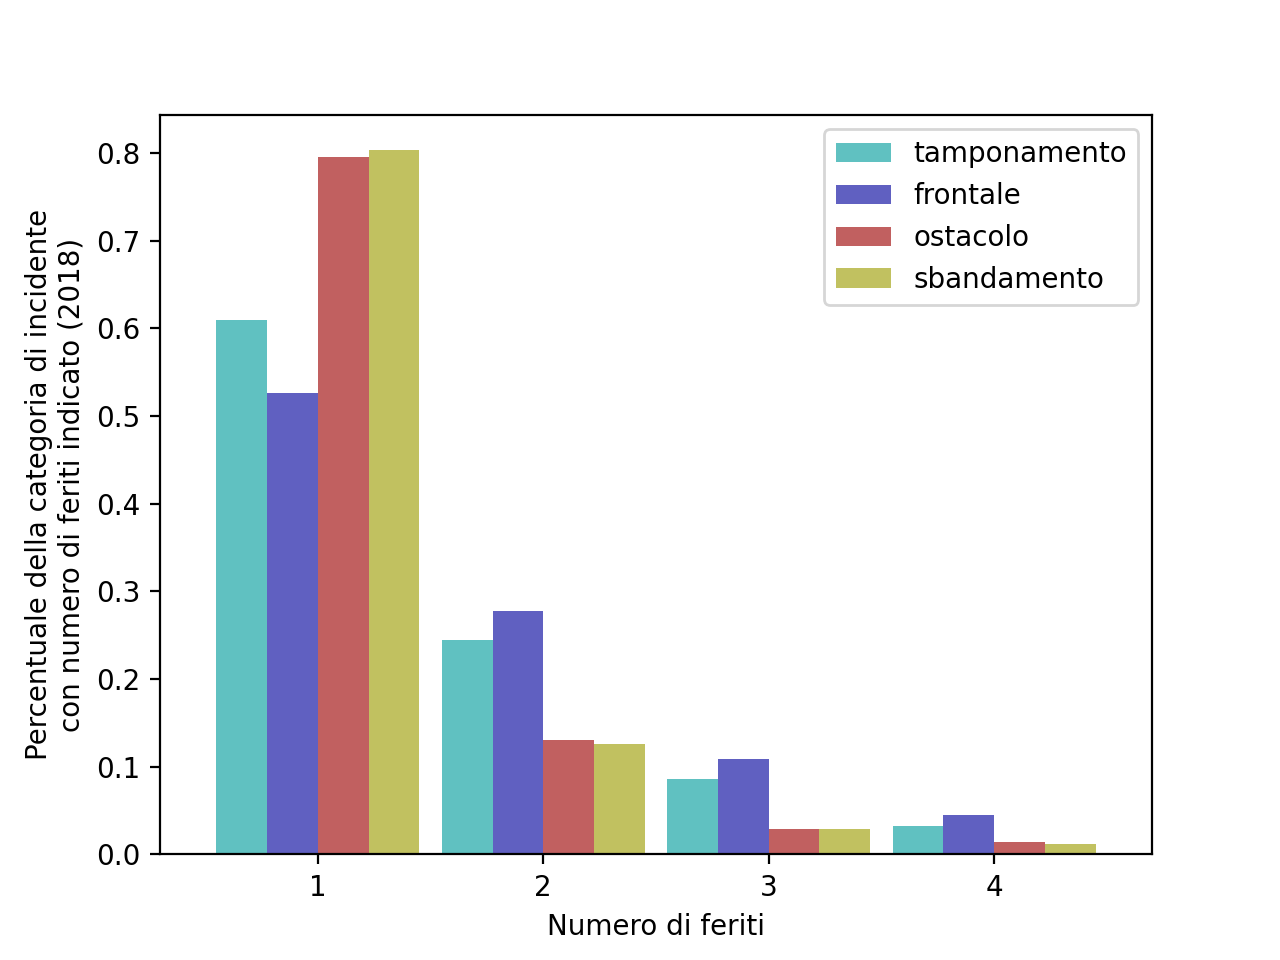

This chart was generated by the following Python code:


import pandas as pd
import matplotlib.pyplot as plt
import sys
sys.path.append('src')
import label_utils

data = pd.read_csv("dataset/incidenti/istat/incidenti_2018.txt", sep='\t')

tipo_incidenti = data[['natura_incidente', 'feriti']]

tamponamento = tipo_incidenti[tipo_incidenti['natura_incidente'] == 4]['feriti']
frontale = tipo_incidenti[tipo_incidenti['natura_incidente'] == 1]['feriti']
ostacolo = tipo_incidenti[tipo_incidenti['natura_incidente'] == 8]['feriti']
sbandamento = tipo_incidenti[tipo_incidenti['natura_incidente'] == 10]['feriti']

tamponamento = tamponamento.value_counts()
frontale = frontale.value_counts()
ostacolo = ostacolo.value_counts()
sbandamento = sbandamento.value_counts()

df = pd.DataFrame(
    [tamponamento, frontale, ostacolo, sbandamento], 
    ['tamponamento', 'frontale', 'ostacolo', 'sbandamento']
)

df = df[[1,2,3,4]].transpose()

perc = tipo_incidenti['natura_incidente']
perc = label_utils.join_labels(perc, "dataset/incidenti/istat/Classificazioni/natura_incidente.csv")
perc = perc.value_counts(normalize=True)

# Sbandamento                0.088576
# Tamponamento               0.186053
# Scontro frontale           0.056302
# Urto con ostacolo          0.049875

df['tamponamento'] = df['tamponamento'] / 32104 # numero di incidenti di questo tipo
df['frontale'] = df['frontale'] / 9715
df['ostacolo'] = df['ostacolo'] / 8606
df['sbandamento'] = df['sbandamento'] / 15284

color_ls = ['#60c1c1', '#6060c1', '#c16060', '#c1c160']
df.plot.bar(width=0.9, color=color_ls)
plt.xticks(rotation=0)
plt.xlabel("Numero di feriti")
plt.ylabel("Percentuale della categoria di incidente\ncon numero di feriti indicato (2018)")
plt.show()
